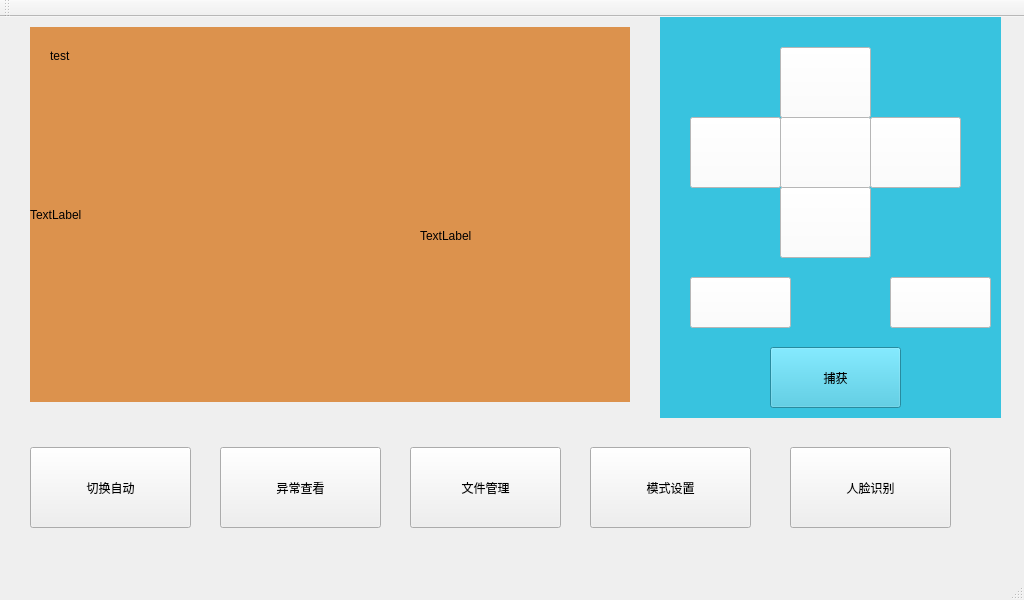
<?xml version="1.0" encoding="UTF-8"?>
<ui version="4.0">
 <class>menu</class>
 <widget class="QMainWindow" name="menu">
  <property name="geometry">
   <rect>
    <x>0</x>
    <y>0</y>
    <width>1024</width>
    <height>600</height>
   </rect>
  </property>
  <property name="windowTitle">
   <string>menu</string>
  </property>
  <property name="layoutDirection">
   <enum>Qt::LeftToRight</enum>
  </property>
  <widget class="QWidget" name="centralWidget">
   <widget class="QLabel" name="cap_Frame_lb">
    <property name="geometry">
     <rect>
      <x>30</x>
      <y>10</y>
      <width>600</width>
      <height>375</height>
     </rect>
    </property>
    <property name="styleSheet">
     <string notr="true">background-color: rgb(220, 146, 77);</string>
    </property>
    <property name="text">
     <string>TextLabel</string>
    </property>
   </widget>
   <widget class="QStackedWidget" name="ctl_Panel_sw">
    <property name="geometry">
     <rect>
      <x>660</x>
      <y>0</y>
      <width>341</width>
      <height>401</height>
     </rect>
    </property>
    <property name="styleSheet">
     <string notr="true">background-color: rgb(56, 195, 223);</string>
    </property>
    <property name="currentIndex">
     <number>1</number>
    </property>
    <widget class="QWidget" name="page">
     <widget class="QLabel" name="label_8">
      <property name="geometry">
       <rect>
        <x>10</x>
        <y>50</y>
        <width>321</width>
        <height>121</height>
       </rect>
      </property>
      <property name="styleSheet">
       <string notr="true">border-left: 1px solid red;

border-right: 1px solid red;

border-top: 1px solid red;

border-bottom: 1px solid red;</string>
      </property>
      <property name="text">
       <string/>
      </property>
     </widget>
     <widget class="QWidget" name="verticalLayoutWidget">
      <property name="geometry">
       <rect>
        <x>30</x>
        <y>60</y>
        <width>281</width>
        <height>104</height>
       </rect>
      </property>
      <layout class="QVBoxLayout" name="verticalLayout">
       <item>
        <layout class="QHBoxLayout" name="horizontalLayout_3">
         <item>
          <widget class="QLabel" name="label_5">
           <property name="text">
            <string>A区</string>
           </property>
          </widget>
         </item>
         <item>
          <widget class="QCheckBox" name="checkBox_A1">
           <property name="enabled">
            <bool>false</bool>
           </property>
           <property name="styleSheet">
            <string notr="true">color: black</string>
           </property>
           <property name="text">
            <string>正常</string>
           </property>
           <property name="checked">
            <bool>true</bool>
           </property>
          </widget>
         </item>
         <item>
          <widget class="QCheckBox" name="checkBox_A2">
           <property name="enabled">
            <bool>false</bool>
           </property>
           <property name="styleSheet">
            <string notr="true">color: black</string>
           </property>
           <property name="text">
            <string>异常</string>
           </property>
           <property name="checkable">
            <bool>false</bool>
           </property>
          </widget>
         </item>
        </layout>
       </item>
       <item>
        <layout class="QHBoxLayout" name="horizontalLayout_4">
         <item>
          <widget class="QLabel" name="label_6">
           <property name="text">
            <string>B区</string>
           </property>
          </widget>
         </item>
         <item>
          <widget class="QCheckBox" name="checkBox_B1">
           <property name="enabled">
            <bool>false</bool>
           </property>
           <property name="styleSheet">
            <string notr="true">color: black</string>
           </property>
           <property name="text">
            <string>正常</string>
           </property>
           <property name="checked">
            <bool>true</bool>
           </property>
          </widget>
         </item>
         <item>
          <widget class="QCheckBox" name="checkBox_B2">
           <property name="enabled">
            <bool>false</bool>
           </property>
           <property name="styleSheet">
            <string notr="true">color: black</string>
           </property>
           <property name="text">
            <string>异常</string>
           </property>
           <property name="checkable">
            <bool>false</bool>
           </property>
          </widget>
         </item>
        </layout>
       </item>
       <item>
        <layout class="QHBoxLayout" name="horizontalLayout">
         <item>
          <widget class="QLabel" name="label">
           <property name="text">
            <string>C区</string>
           </property>
          </widget>
         </item>
         <item>
          <widget class="QCheckBox" name="checkBox_C1">
           <property name="enabled">
            <bool>false</bool>
           </property>
           <property name="styleSheet">
            <string notr="true">color: black</string>
           </property>
           <property name="text">
            <string>正常</string>
           </property>
           <property name="checked">
            <bool>true</bool>
           </property>
          </widget>
         </item>
         <item>
          <widget class="QCheckBox" name="checkBox_C2">
           <property name="enabled">
            <bool>false</bool>
           </property>
           <property name="styleSheet">
            <string notr="true">color: black</string>
           </property>
           <property name="text">
            <string>异常</string>
           </property>
           <property name="checkable">
            <bool>false</bool>
           </property>
          </widget>
         </item>
        </layout>
       </item>
      </layout>
     </widget>
     <widget class="QLabel" name="label_2">
      <property name="geometry">
       <rect>
        <x>30</x>
        <y>20</y>
        <width>101</width>
        <height>41</height>
       </rect>
      </property>
      <property name="font">
       <font>
        <pointsize>11</pointsize>
       </font>
      </property>
      <property name="styleSheet">
       <string notr="true"/>
      </property>
      <property name="text">
       <string>当前状态</string>
      </property>
     </widget>
     <widget class="QLabel" name="label_9">
      <property name="geometry">
       <rect>
        <x>10</x>
        <y>230</y>
        <width>321</width>
        <height>71</height>
       </rect>
      </property>
      <property name="styleSheet">
       <string notr="true">border-left: 1px solid red;

border-right: 1px solid red;

border-top: 1px solid red;

border-bottom: 1px solid red;</string>
      </property>
      <property name="text">
       <string/>
      </property>
     </widget>
     <widget class="QLabel" name="label_7">
      <property name="geometry">
       <rect>
        <x>30</x>
        <y>210</y>
        <width>111</width>
        <height>31</height>
       </rect>
      </property>
      <property name="styleSheet">
       <string notr="true"/>
      </property>
      <property name="text">
       <string>当前状态</string>
      </property>
     </widget>
     <widget class="QWidget" name="horizontalLayoutWidget_4">
      <property name="geometry">
       <rect>
        <x>30</x>
        <y>250</y>
        <width>291</width>
        <height>41</height>
       </rect>
      </property>
      <layout class="QHBoxLayout" name="horizontalLayout_5">
       <item>
        <widget class="QCheckBox" name="checkBox_A">
         <property name="enabled">
          <bool>true</bool>
         </property>
         <property name="text">
          <string>A区</string>
         </property>
        </widget>
       </item>
       <item>
        <widget class="QCheckBox" name="checkBox_B">
         <property name="text">
          <string>B区</string>
         </property>
        </widget>
       </item>
       <item>
        <widget class="QCheckBox" name="checkBox_C">
         <property name="text">
          <string>C区</string>
         </property>
        </widget>
       </item>
      </layout>
     </widget>
    </widget>
    <widget class="QWidget" name="page_2">
     <widget class="QPushButton" name="turn_reset_bt">
      <property name="geometry">
       <rect>
        <x>120</x>
        <y>100</y>
        <width>91</width>
        <height>71</height>
       </rect>
      </property>
      <property name="styleSheet">
       <string notr="true">background-color: rgb(255, 255, 255);</string>
      </property>
      <property name="text">
       <string/>
      </property>
      <property name="icon">
       <iconset>
        <normalon>:/images/reset.png</normalon>
       </iconset>
      </property>
      <property name="iconSize">
       <size>
        <width>20</width>
        <height>20</height>
       </size>
      </property>
     </widget>
     <widget class="QPushButton" name="get_photo_bt">
      <property name="geometry">
       <rect>
        <x>30</x>
        <y>260</y>
        <width>101</width>
        <height>51</height>
       </rect>
      </property>
      <property name="styleSheet">
       <string notr="true">background-color: rgb(255, 255, 255);</string>
      </property>
      <property name="text">
       <string/>
      </property>
      <property name="icon">
       <iconset>
        <normalon>:/images/camera.png</normalon>
       </iconset>
      </property>
      <property name="iconSize">
       <size>
        <width>20</width>
        <height>20</height>
       </size>
      </property>
     </widget>
     <widget class="QPushButton" name="get_video_bt">
      <property name="geometry">
       <rect>
        <x>230</x>
        <y>260</y>
        <width>101</width>
        <height>51</height>
       </rect>
      </property>
      <property name="styleSheet">
       <string notr="true">background-color: rgb(255, 255, 255);</string>
      </property>
      <property name="text">
       <string/>
      </property>
      <property name="icon">
       <iconset>
        <normalon>:/images/video.png</normalon>
       </iconset>
      </property>
      <property name="iconSize">
       <size>
        <width>20</width>
        <height>20</height>
       </size>
      </property>
     </widget>
     <widget class="QPushButton" name="turn_up_bt">
      <property name="geometry">
       <rect>
        <x>120</x>
        <y>30</y>
        <width>91</width>
        <height>71</height>
       </rect>
      </property>
      <property name="styleSheet">
       <string notr="true">background-color: rgb(255, 255, 255);</string>
      </property>
      <property name="text">
       <string/>
      </property>
      <property name="icon">
       <iconset>
        <normalon>:/images/up.png</normalon>
       </iconset>
      </property>
      <property name="autoRepeat">
       <bool>true</bool>
      </property>
      <property name="autoRepeatDelay">
       <number>10</number>
      </property>
      <property name="autoRepeatInterval">
       <number>100</number>
      </property>
     </widget>
     <widget class="QPushButton" name="turn_left_bt">
      <property name="geometry">
       <rect>
        <x>30</x>
        <y>100</y>
        <width>91</width>
        <height>71</height>
       </rect>
      </property>
      <property name="styleSheet">
       <string notr="true">background-color: rgb(255, 255, 255);</string>
      </property>
      <property name="text">
       <string/>
      </property>
      <property name="icon">
       <iconset>
        <normalon>:/images/left.png</normalon>
       </iconset>
      </property>
      <property name="autoRepeat">
       <bool>true</bool>
      </property>
      <property name="autoRepeatDelay">
       <number>10</number>
      </property>
      <property name="autoRepeatInterval">
       <number>100</number>
      </property>
     </widget>
     <widget class="QPushButton" name="turn_right_bt">
      <property name="geometry">
       <rect>
        <x>210</x>
        <y>100</y>
        <width>91</width>
        <height>71</height>
       </rect>
      </property>
      <property name="styleSheet">
       <string notr="true">background-color: rgb(255, 255, 255);</string>
      </property>
      <property name="text">
       <string/>
      </property>
      <property name="icon">
       <iconset>
        <normalon>:/images/right.png</normalon>
       </iconset>
      </property>
      <property name="autoRepeat">
       <bool>true</bool>
      </property>
      <property name="autoRepeatDelay">
       <number>10</number>
      </property>
      <property name="autoRepeatInterval">
       <number>100</number>
      </property>
     </widget>
     <widget class="QPushButton" name="turn_down_bt">
      <property name="geometry">
       <rect>
        <x>120</x>
        <y>170</y>
        <width>91</width>
        <height>71</height>
       </rect>
      </property>
      <property name="styleSheet">
       <string notr="true">background-color: rgb(255, 255, 255);</string>
      </property>
      <property name="text">
       <string/>
      </property>
      <property name="icon">
       <iconset>
        <normalon>:/images/down.png</normalon>
       </iconset>
      </property>
      <property name="autoRepeat">
       <bool>true</bool>
      </property>
      <property name="autoRepeatDelay">
       <number>10</number>
      </property>
      <property name="autoRepeatInterval">
       <number>100</number>
      </property>
     </widget>
     <widget class="QPushButton" name="catch_video_btn">
      <property name="geometry">
       <rect>
        <x>110</x>
        <y>330</y>
        <width>131</width>
        <height>61</height>
       </rect>
      </property>
      <property name="text">
       <string>捕获</string>
      </property>
     </widget>
    </widget>
    <widget class="QWidget" name="page_3">
     <widget class="QSlider" name="horizontalSlider">
      <property name="geometry">
       <rect>
        <x>30</x>
        <y>160</y>
        <width>281</width>
        <height>29</height>
       </rect>
      </property>
      <property name="orientation">
       <enum>Qt::Horizontal</enum>
      </property>
     </widget>
     <widget class="QLabel" name="label_3">
      <property name="geometry">
       <rect>
        <x>10</x>
        <y>90</y>
        <width>321</width>
        <height>41</height>
       </rect>
      </property>
      <property name="font">
       <font>
        <family>AR PL UKai CN</family>
        <pointsize>11</pointsize>
        <weight>50</weight>
        <italic>false</italic>
        <bold>false</bold>
       </font>
      </property>
      <property name="styleSheet">
       <string notr="true">font: 11pt &quot;AR PL UKai CN&quot;;</string>
      </property>
      <property name="text">
       <string>滑动调节自动巡视速度</string>
      </property>
     </widget>
    </widget>
    <widget class="QWidget" name="page_4">
     <widget class="QLineEdit" name="lineEdit">
      <property name="geometry">
       <rect>
        <x>60</x>
        <y>90</y>
        <width>113</width>
        <height>27</height>
       </rect>
      </property>
      <property name="styleSheet">
       <string notr="true">background-color: rgb(39, 244, 235);</string>
      </property>
     </widget>
     <widget class="QPushButton" name="takePhoto_bt">
      <property name="geometry">
       <rect>
        <x>70</x>
        <y>160</y>
        <width>171</width>
        <height>41</height>
       </rect>
      </property>
      <property name="text">
       <string>拍照截取人脸</string>
      </property>
     </widget>
     <widget class="QLabel" name="face_num_lb">
      <property name="geometry">
       <rect>
        <x>210</x>
        <y>90</y>
        <width>67</width>
        <height>17</height>
       </rect>
      </property>
      <property name="text">
       <string>TextLabel</string>
      </property>
     </widget>
     <widget class="QPushButton" name="train_btn">
      <property name="geometry">
       <rect>
        <x>70</x>
        <y>220</y>
        <width>171</width>
        <height>41</height>
       </rect>
      </property>
      <property name="text">
       <string>训练</string>
      </property>
     </widget>
     <widget class="QPushButton" name="verify_btn">
      <property name="geometry">
       <rect>
        <x>70</x>
        <y>280</y>
        <width>171</width>
        <height>41</height>
       </rect>
      </property>
      <property name="text">
       <string>校验</string>
      </property>
     </widget>
    </widget>
   </widget>
   <widget class="QToolButton" name="swt_Control_bt">
    <property name="geometry">
     <rect>
      <x>30</x>
      <y>430</y>
      <width>161</width>
      <height>81</height>
     </rect>
    </property>
    <property name="styleSheet">
     <string notr="true">padding:10px</string>
    </property>
    <property name="text">
     <string>切换自动</string>
    </property>
    <property name="icon">
     <iconset resource="images.qrc">
      <normaloff>:/images/change.png</normaloff>:/images/change.png</iconset>
    </property>
    <property name="iconSize">
     <size>
      <width>40</width>
      <height>40</height>
     </size>
    </property>
    <property name="toolButtonStyle">
     <enum>Qt::ToolButtonTextUnderIcon</enum>
    </property>
   </widget>
   <widget class="QToolButton" name="exp_Check_bt">
    <property name="geometry">
     <rect>
      <x>220</x>
      <y>430</y>
      <width>161</width>
      <height>81</height>
     </rect>
    </property>
    <property name="text">
     <string>异常查看</string>
    </property>
    <property name="icon">
     <iconset resource="images.qrc">
      <normaloff>:/images/false.png</normaloff>:/images/false.png</iconset>
    </property>
    <property name="iconSize">
     <size>
      <width>40</width>
      <height>40</height>
     </size>
    </property>
    <property name="toolButtonStyle">
     <enum>Qt::ToolButtonTextUnderIcon</enum>
    </property>
   </widget>
   <widget class="QToolButton" name="file_Manage_bt">
    <property name="geometry">
     <rect>
      <x>410</x>
      <y>430</y>
      <width>151</width>
      <height>81</height>
     </rect>
    </property>
    <property name="text">
     <string>文件管理</string>
    </property>
    <property name="icon">
     <iconset resource="images.qrc">
      <normaloff>:/images/file.png</normaloff>:/images/file.png</iconset>
    </property>
    <property name="iconSize">
     <size>
      <width>40</width>
      <height>40</height>
     </size>
    </property>
    <property name="toolButtonStyle">
     <enum>Qt::ToolButtonTextUnderIcon</enum>
    </property>
   </widget>
   <widget class="QToolButton" name="mode_Setup_bt_2">
    <property name="geometry">
     <rect>
      <x>590</x>
      <y>430</y>
      <width>161</width>
      <height>81</height>
     </rect>
    </property>
    <property name="text">
     <string>模式设置</string>
    </property>
    <property name="icon">
     <iconset resource="images.qrc">
      <normaloff>:/images/model.png</normaloff>:/images/model.png</iconset>
    </property>
    <property name="iconSize">
     <size>
      <width>40</width>
      <height>40</height>
     </size>
    </property>
    <property name="toolButtonStyle">
     <enum>Qt::ToolButtonTextUnderIcon</enum>
    </property>
   </widget>
   <widget class="QLabel" name="video_current_time">
    <property name="geometry">
     <rect>
      <x>50</x>
      <y>30</y>
      <width>67</width>
      <height>17</height>
     </rect>
    </property>
    <property name="text">
     <string>test</string>
    </property>
   </widget>
   <widget class="QLabel" name="centerlocal">
    <property name="geometry">
     <rect>
      <x>420</x>
      <y>210</y>
      <width>67</width>
      <height>17</height>
     </rect>
    </property>
    <property name="text">
     <string>TextLabel</string>
    </property>
   </widget>
   <widget class="QToolButton" name="faceRecognition_btn">
    <property name="geometry">
     <rect>
      <x>790</x>
      <y>430</y>
      <width>161</width>
      <height>81</height>
     </rect>
    </property>
    <property name="text">
     <string>人脸识别</string>
    </property>
    <property name="icon">
     <iconset resource="images.qrc">
      <normaloff>:/images/model.png</normaloff>:/images/model.png</iconset>
    </property>
    <property name="iconSize">
     <size>
      <width>40</width>
      <height>40</height>
     </size>
    </property>
    <property name="toolButtonStyle">
     <enum>Qt::ToolButtonTextUnderIcon</enum>
    </property>
   </widget>
  </widget>
  <widget class="QMenuBar" name="menuBar">
   <property name="geometry">
    <rect>
     <x>0</x>
     <y>0</y>
     <width>1024</width>
     <height>31</height>
    </rect>
   </property>
  </widget>
  <widget class="QToolBar" name="mainToolBar">
   <attribute name="toolBarArea">
    <enum>TopToolBarArea</enum>
   </attribute>
   <attribute name="toolBarBreak">
    <bool>false</bool>
   </attribute>
  </widget>
  <widget class="QStatusBar" name="statusBar"/>
 </widget>
 <layoutdefault spacing="6" margin="11"/>
 <resources>
  <include location="images.qrc"/>
 </resources>
 <connections/>
</ui>
